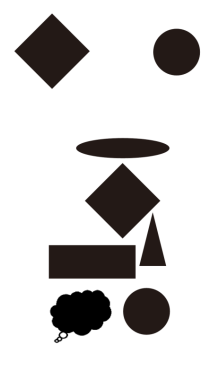
%> input picture Matlab/Test.png, 220 x 378 px
$ octave ROItest.m   (GNU Octave 9; MATLAB toolbox functions it lacks are replaced by stand-ins)
%> lines starting %> are read from the running program, lines starting %| are printed output that depends on the picture; in (x1, y1, x2, y2) boxes, pixels count from 0 and x2, y2 are one past the last pixel; in counts of white or black regions, pixels touching at a corner belong together; the program's own positions count from 1
%%ROI Testing
close all;
clear all;
clc;
I=imread('Test.png');
%> I is the input picture: size 378x220x3 uint8; mean R, G, B 210.8, 209.1, 208.6
I=rgb2gray(I);
%> I: size 378x220 uint8
I=I(1:100,1:200);
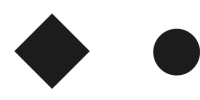
%> I: size 100x200 uint8; min 28, max 255, mean 203.2
[m,n]=size(I);
%> m = 100; n = 200
I_BW=I;
%二值化图像
for Row1=1:m
    for Clo1=1:n
        if I(Row1,Clo1)>190
            I_BW(Row1,Clo1)=255;
        else
            I_BW(Row1,Clo1)=0;
        end
    end
end
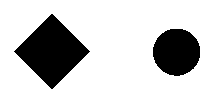
%> I_BW: size 100x200 uint8; 76.8% white; 2 black regions, box (x1, y1, x2, y2) and area: (14, 14, 90, 89) 2888, (153, 29, 200, 76) 1743
imshow(I)
%figure,imhist(I)
figure,imshow(I_BW)
%> (the run ends here)
